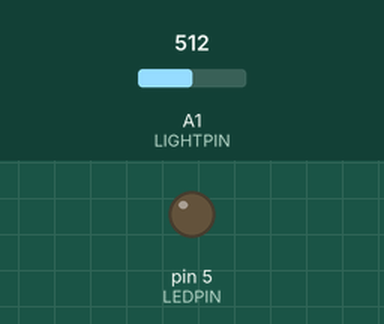
Simulated run of this sketch. Board: Arduino Uno, built with avr-gcc and run on an emulated ATmega328P. On the bench: output pins drawn as LEDs (lit = HIGH). The test bench sets the inputs (shaded band); at power-on: A1 (LIGHTPIN) = 512.

Above: at 1.2 s.
1.3 s: A1 (LIGHTPIN) set to 0
At 2.5 s:
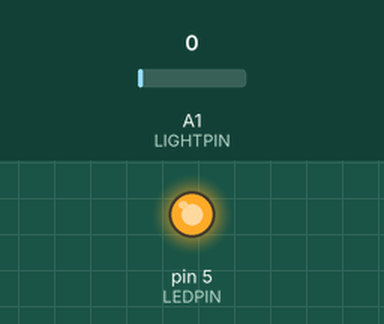
2.8 s: A1 (LIGHTPIN) set to 122
At 3.7 s:
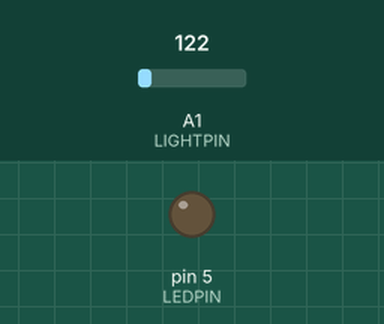
Timing chart, 0 to 5.8 s (numbered marks = the images above; inputs shaded):
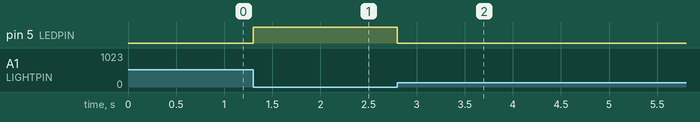

Measured:
- after the input at 1.3 s, pin 5 (LEDPIN): LOW → HIGH at once
- after the input at 2.8 s, pin 5 (LEDPIN): HIGH → LOW at once

The sketch:

light_sensor.ino
```cpp
// (licence header left out)
#define LIGHTPIN A1    //pin which will read the value of the phototransistor
#define LEDPIN 5      //pin which will turn on/off the LED
void setup() {
  pinMode(LEDPIN,OUTPUT);  //set LEDPIN to be an output
  Serial.begin(9600);     //start Serial with 9600 baud rate

}

void loop() {
    int light = analogRead(LIGHTPIN);   //read the value of the phototransistor. store that value inside of 'light'
    if(light < 1) {                    //if value read form phototransistor is less than 1
      digitalWrite(LEDPIN,HIGH);       //turn on LED
    }
    else {
      digitalWrite(LEDPIN,LOW);  //otherwise, turn off LED
    }
}
```
